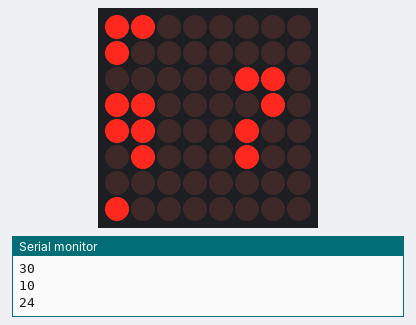
A sketch run on a simulated Arduino Uno, built with avr-gcc and run on an emulated ATmega328P. Shown: 8×8 LED matrix, the last lines printed to the serial monitor. The local clock reads 2024-03-15 10:24:30 at power-on unless the sketch sets it.

Above: at 0.1 s.
At 4.1 s:
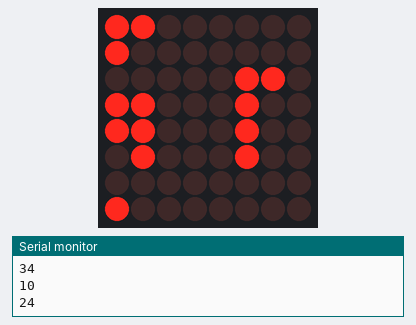
At 9.1 s:
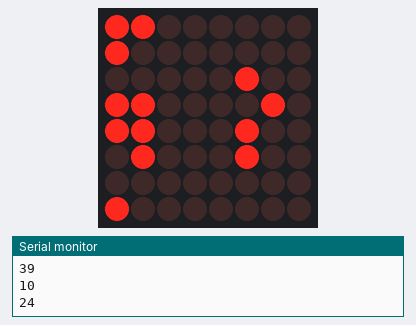
At 19.1 s:
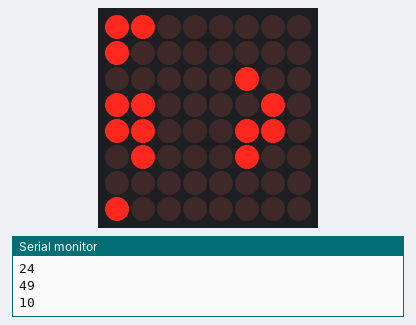
At 28.2 s:
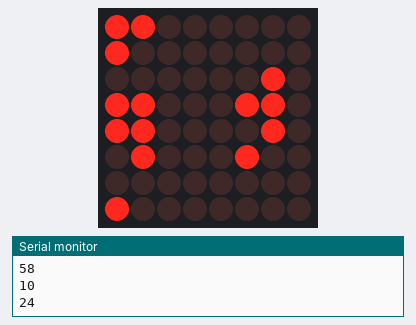
At 38.2 s:
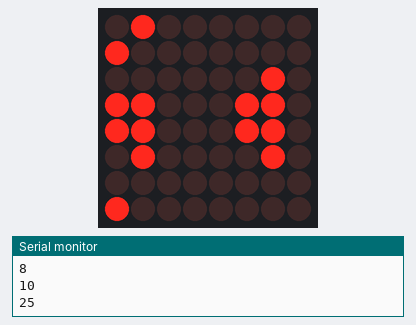

The sketch:

braille1.ino
```cpp
#include <RTClib.h>

  #include <MaxMatrix.h>
  #include<stdio.h>
  #include<stdlib.h>
  #include <Wire.h>

  RTC_DS3231 rtc;

  /*
        8x8 LED Matrix MAX7219 Example 01
    by Dejan Nedelkovski, www.HowToMechatronics.com
    Based on the following library:
    GitHub | riyas-org/max7219  https://github.com/riyas-org/max7219
  */

  int DIN = 7;   // DIN pin of MAX7219 module // yellow wire in the picture
  int CLK = 6;   // CLK pin of MAX7219 module  // Blue wire in the picture
  int CS = 5;    // CS pin of MAX7219 module  // Orange wire in the picture
  int maxInUse = 1;
  MaxMatrix m(DIN, CS, CLK, maxInUse);
  // Mouli: You can view the characters, as if they are rotated by 90 deg in clockwise direction
  char A[] = {4, 8,
              B01111110,
              B00010001,
              B00010001,
              B01111110,
            };
  char B[] = {4, 8,
              B01111111,
              B01001001,
              B01001001,
              B00110110,
            };
  char smile01[] = {8, 8,
                    B00111100,
                    B01000010,
                    B10010101,
                    B10100001,
                    B10100001,
                    B10010101,
                    B01000010,
                    B00111100
                  };
  char smile02[] = {8, 8,
                    B00111100,
                    B01000010,
                    B10010101,
                    B10010001,
                    B10010001,
                    B10010101,
                    B01000010,
                    B00111100
                  };
  char smile03[] = {8, 8,
                    B00111100,
                    B01000010,
                    B10100101,
                    B10010001,
                    B10010001,
                    B10100101,
                    B01000010,
                    B00111100
                  };
  char num1_A[] = {3,2,
                    B10,
                    B00,
                    B00
                  };
  char num2[] = {3,2,
                    B10,
                    B10,
                    B00
                  };
  char num3[] = {3,2,
                    B11,
                    B00,
                    B00
                  };
  char num4[] = {3,2,
                    B11,
                    B01,
                    B00
                  };
  char num5[] = {3,2,
                    B10,
                    B01,
                    B00
                  };
  char num6[] = {3,2,
                    B11,
                    B10,
                    B00
                  };
  char num7[] = {3,2,
                    B11,
                    B11,
                    B00
                  };
  char num8[] = {3,2,
                    B10,
                    B11,
                    B00
                  };
  char num9[] = {3,2,
                    B01,
                    B10,
                    B00
                  };
  char num0[] = {3,2,
                    B01,
                    B11,
                    B00
                  };
  char num_M[] = {3,2,
                    B10,
                    B00,
                    B00
                  };
  char num_P[] = {3,2,
                    B11,
                    B10,
                    B10
                  };
  char num_HASH[] = {3,2,
                    B01,
                    B01,
                    B11
                  };
  int timeZoneHours = 0;
  int timeZoneMinutes = 25;
  void setup() {
    Serial.begin(9600);
    m.init(); // MAX7219 initialization
    m.setIntensity(8); // initial led matrix intensity, 0-15
    Wire.begin();
    rtc.begin();

  }
  void loop() {
    // Seting the LEDs On or Off at x,y or row,column position
    /*for (int i=0; i<8; i++){
      m.setDot(i,i,true);
      delay(300);
    }*/
    DateTime now = rtc.now();

    int second = now.second();
    int minute = now.minute();
    int hour = now.hour();

    Serial.println(second);
    Serial.println(hour);
    Serial.println(minute);
    int second_0 = second%10;
    int second_1 = second/10;
    int hour_0 = hour%10;
    int hour_1 = hour/10;
    int minute_0 = minute%10;
    int minute_1 = minute/10;

    // Displaying the character at x,y (upper left corner of the character)

    m.writeSprite(0,6, dectobr(hour_1));
    m.writeSprite(0,4, dectobr(hour_0));
    m.writeSprite(0,2, dectobr(minute_1));
    m.writeSprite(0,0, dectobr(minute_0));
    m.writeSprite(5,4, dectobr(second_1));
    m.writeSprite(5,2, dectobr(second_0));
    delay(1000);
  /* for (int i=0; i<8; i++){
      m.shiftLeft(false,false);
      delay(300);
    }*/

    m.clear();
  }

  int bcdToDec(int bcdValue) {
    return ((bcdValue / 16) * 10) + (bcdValue % 16);
  }

  char* dectobr(int num){
    if(num==0)
    return num0;
    else if(num==1)
    return num1_A;
    else if(num==2)
    return num2;
    else if(num==3)
    return num3;
    else if(num==4)
    return num4;
    else if(num==5)
    return num5;
    else if(num==6)
    return num6;
    else if(num==7)
    return num7;
    else if(num==8)
    return num8;
    else if(num==9)
    return num9;
  }
```

Measured:
- what the display in image 1 shows lasts 1.0 s, from 4.0 s to 5.0 s
